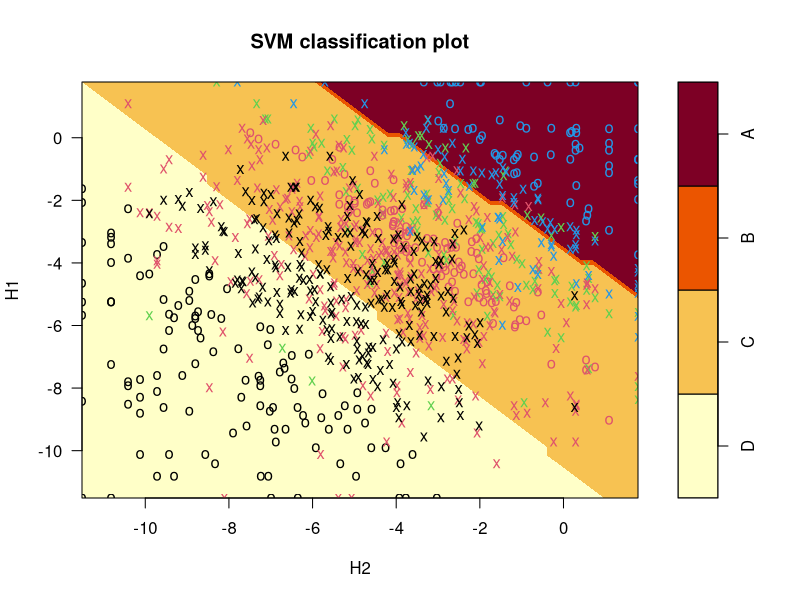
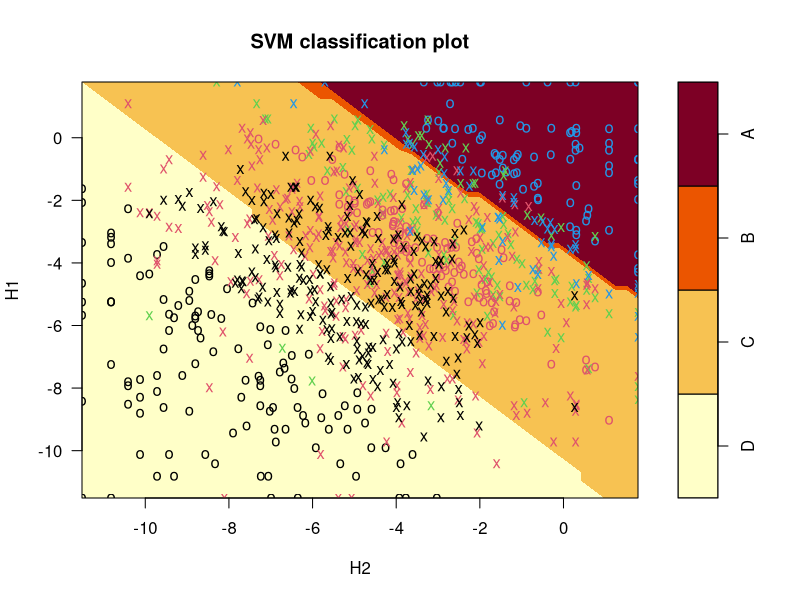
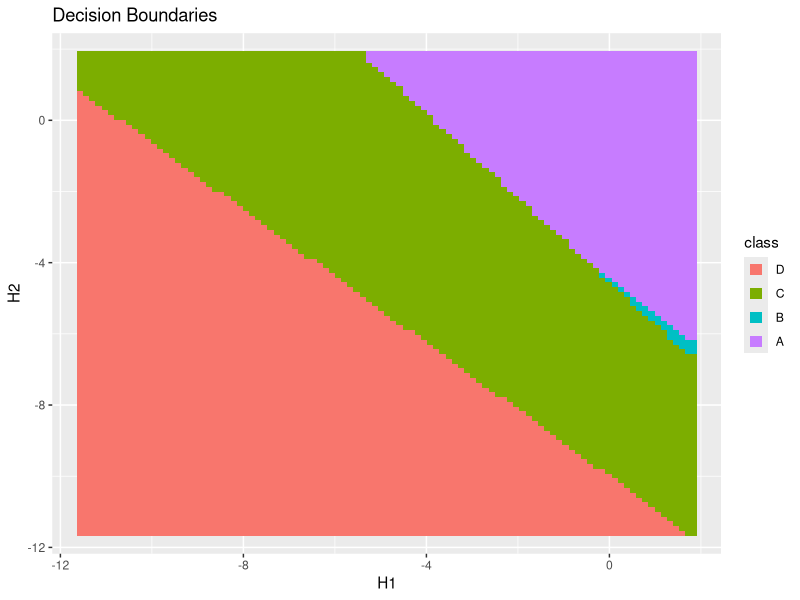
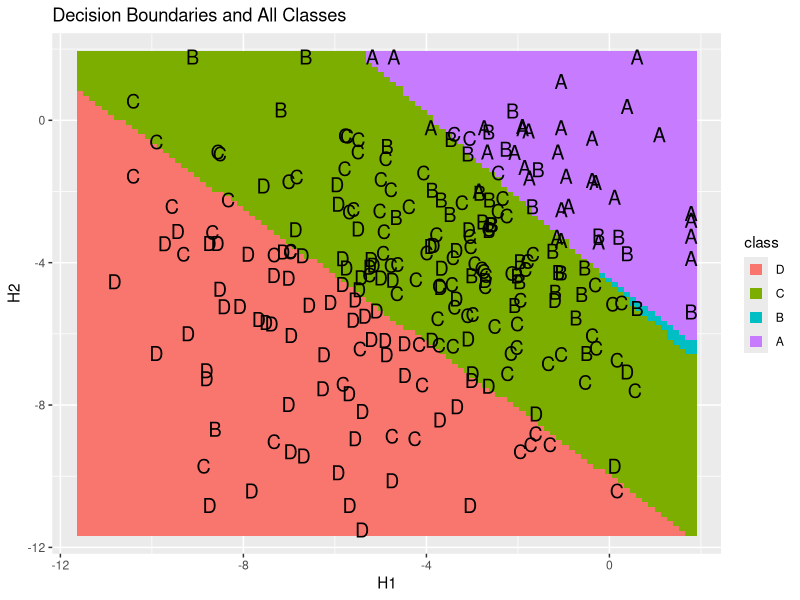
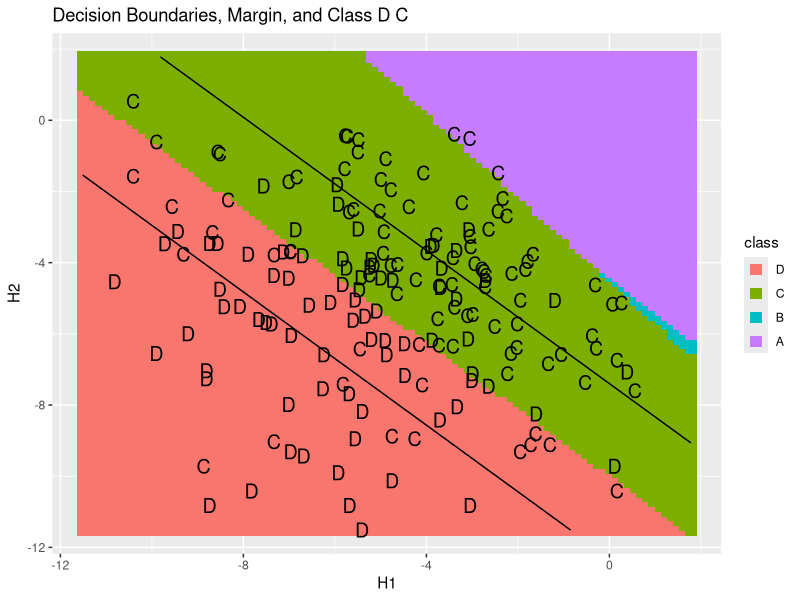
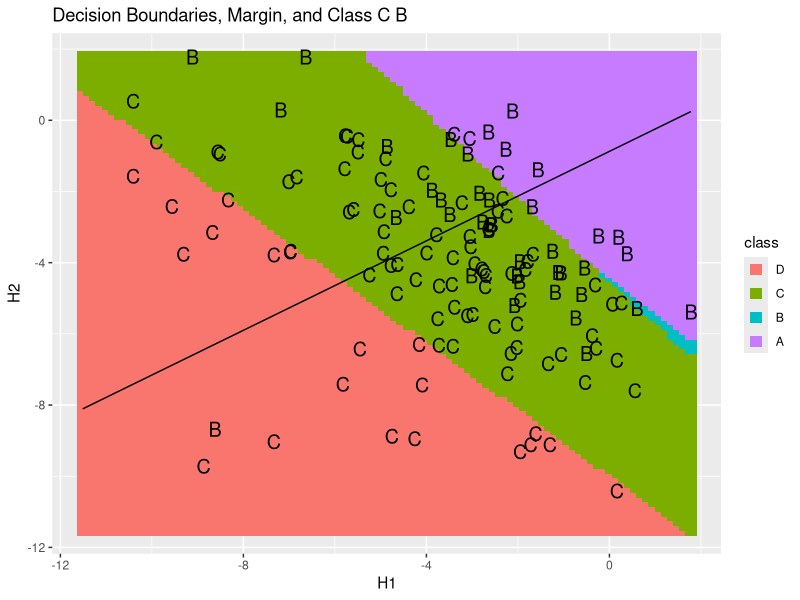
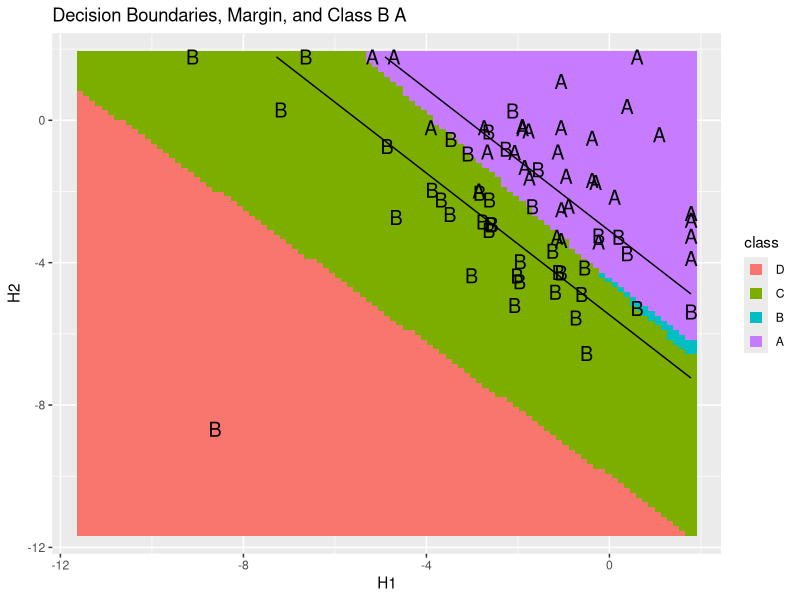
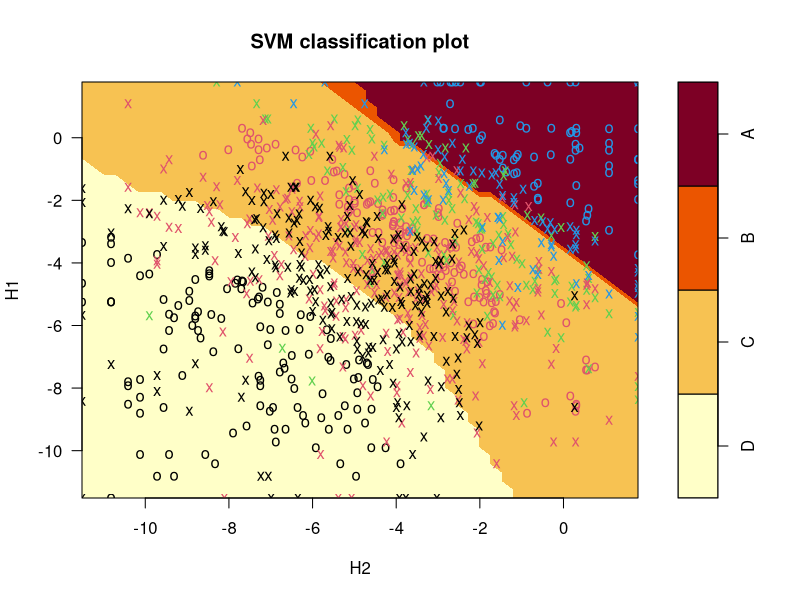

Generate these figures, in order, with R:
####################################################
####SVM and Kernel Method Approaches
####################################################
rm(list=ls())
gc()
graphics.off()
if(!require("MASS"))
  (install.packages("MASS"))
if(!require("ggplot2"))
  (install.packages("ggplot2"))
if(!require("kernlab"))
  (install.packages("kernlab"))
if(!require("e1071"))
  (install.packages("e1071"))


###Import Data
RAW_DATA<-read.csv("Raw_Data.csv")
RAW_DATA$Frequency.1*RAW_DATA$Frequency.2
permute<-rbinom(nrow(RAW_DATA),1,prob=0.5)==1
RAW_DATA[permute,]<-RAW_DATA[permute,c(1:6,8,7,10,9,11:13)]
DATA<-RAW_DATA[c("RID","Race","Frequency.1",
                 "Frequency.2","Rank.1","Rank.2",
                 "Total.Genotype.Frequency","Productivity.Group")]

DATA$Productivity.Group<-ordered(DATA$Productivity.Group,levels=c("D","C","B","A"))
colnames(DATA)<-c("RID","Race","H1","H2","Rank_H1","Rank_H2","GF","Productivity")
DATA<-DATA[complete.cases(DATA),]###remove NA's
DATA<-DATA[DATA$GF!=0 & DATA$H1!=0 & DATA$H2!=0,]
rm(RAW_DATA)

###Format Predictors to be ln-scale
DATA$GF<-log(DATA$GF)
DATA$H1<-log(DATA$H1)
DATA$H2<-log(DATA$H2)


####Split Train and Test
train_idx<-sample(1:nrow(DATA),floor(nrow(DATA)*0.8))
logical<-rep(FALSE,nrow(DATA))
logical[train_idx]<-TRUE
train_idx<-logical
test_idx<-!logical
rm(logical)
TRAIN<-DATA[train_idx,]
TEST<-DATA[test_idx,]


######Fit a simple SVM using the e1071 package
weights<-table(TRAIN$Productivity)/nrow(TRAIN)
# ###this shows the effect of loss function
# weights["A"]=0.97
# weights["B"]=0.01
# weights["C"]=0.01
# weights["D"]=0.01

####Do A linear Fit
svmfit=svm(Productivity~H1+H2,data=TRAIN,kernel="polynomial",
           cost=3,class.weights=weights,degree=1,scale=T)
plot(svmfit,TRAIN,H1~H2)

tune.out<-tune(svm,Productivity~H1+H2,data=TRAIN,kernel="polynomial",
         class.weights=weights,degree=1,scale=T,
     ranges=list(cost=c(0.001,0.01,1,5,10,100)))
summary(tune.out)

bestmod=tune.out$best.model
summary(bestmod)

plot(bestmod,TRAIN,H1~H2)



#####Get test error
class<-predict(bestmod,newdata=TEST)
concordance<-numeric(length(class))
for (i in 1:nrow(TEST)){
  concordance[i]=as.numeric(TEST$Productivity[i] %in% class[i])                                   
}
print(round(mean(concordance),3))

correct<-round(mean(concordance),3)*100


###Plot the linear fit
######Plot 2-D grid of Classification Rule
create_grid<-function(x1,x2,n=1000){
  min_x1<-min(x1)
  max_x1<-max(x1)
  x1_seq<-seq(min_x1,max_x1,length.out=floor(sqrt(n)))
  min_x2<-min(x2)
  max_x2<-max(x2)
  x2_seq<-seq(min_x2,max_x2,length.out=floor(sqrt(n)))
  grid<-expand.grid(H1=x1_seq,H2=x2_seq)
  return(grid)
}


grid<-create_grid(DATA$H1,DATA$H2,n=10000)
grid$class<-predict(bestmod,newdata = grid)



###Get Actual Latent Projections
###Geom Contour doesn't plot this well
func=predict(bestmod,newdata = grid,decision.values = T)
func=attributes(func)$decision
func<-data.frame(grid,func)


base_layer<-ggplot(data=grid,aes(x=H1,y=H2,colour=class))+
  ggtitle("Decision Boundaries")+
  geom_point(size=3.5,alpha=1,shape=15)
print(base_layer)

train_plot<-base_layer+geom_text(data=TEST,aes(x=H1,y=H2,label=Productivity),size=5,colour="black")+
  ggtitle("Decision Boundaries and All Classes")
print(train_plot)


###look at each independently
type=c("D","C")
train_plot<-base_layer+geom_text(data=TEST[TEST$Productivity %in% type,],aes(x=H1,y=H2,label=Productivity),size=5,colour="black")+
  ggtitle(paste("Decision Boundaries, Margin, and Class",paste(type,collapse = " ")))+stat_contour(data=func,aes(x=H1,y=H2,z=C.D),breaks=c(-1,1),colour="black")
print(train_plot)
type=c("C","B")
train_plot<-base_layer+geom_text(data=TEST[TEST$Productivity %in% type,],aes(x=H1,y=H2,label=Productivity),size=5,colour="black")+
  ggtitle(paste("Decision Boundaries, Margin, and Class",paste(type,collapse = " ")))+stat_contour(data=func,aes(x=H1,y=H2,z=B.C),breaks=c(-1,1),colour="black")
print(train_plot)
type=c("B","A")
train_plot<-base_layer+geom_text(data=TEST[TEST$Productivity %in% type,],aes(x=H1,y=H2,label=Productivity),size=5,colour="black")+
  ggtitle(paste("Decision Boundaries, Margin, and Class",paste(type,collapse = " ")))+stat_contour(data=func,aes(x=H1,y=H2,z=B.A),breaks=c(-1,1),colour="black")
print(train_plot)




###Do a radial fit
tune.out<-tune(svm,Productivity~H1+H2,data=TRAIN,kernel="radial",
               class.weights=weights,scale=T,
               ranges=list(cost=c(0.001,0.01,1,5,10,100)))
summary(tune.out)

bestmod=tune.out$best.model
summary(bestmod)

plot(bestmod,TRAIN,H1~H2)



#####Get test error
class<-predict(bestmod,newdata=TEST)
concordance<-numeric(length(class))
for (i in 1:nrow(TEST)){
  concordance[i]=as.numeric(TEST$Productivity[i] %in% class[i])                                   
}
print(round(mean(concordance),3))

correct<-round(mean(concordance),3)*100


######Plot 2-D grid of Classification Rule
create_grid<-function(x1,x2,n=1000){
  min_x1<-min(x1)
  max_x1<-max(x1)
  x1_seq<-seq(min_x1,max_x1,length.out=floor(sqrt(n)))
  min_x2<-min(x2)
  max_x2<-max(x2)
  x2_seq<-seq(min_x2,max_x2,length.out=floor(sqrt(n)))
  grid<-expand.grid(H1=x1_seq,H2=x2_seq)
  return(grid)
}


grid<-create_grid(DATA$H1,DATA$H2,n=10000)
grid$class<-predict(bestmod,newdata = grid)



###Get Actual Latent Projections
###Geom Contour doesn't plot this well
func=predict(bestmod,newdata = grid,decision.values = T)
func=attributes(func)$decision
func<-data.frame(grid,func)


base_layer<-ggplot(data=grid,aes(x=H1,y=H2,colour=class))+
  ggtitle("Decision Boundaries")+
  geom_point(size=3.5,alpha=1,shape=15)
print(base_layer)

train_plot<-base_layer+geom_text(data=TEST,aes(x=H1,y=H2,label=Productivity),size=5,colour="black")+
  ggtitle("Decision Boundaries and All Classes")
print(train_plot)


###look at each independently
type=c("D","C")
train_plot<-base_layer+geom_text(data=TEST[TEST$Productivity %in% type,],aes(x=H1,y=H2,label=Productivity),size=5,colour="black")+
  ggtitle(paste("Decision Boundaries, Margin, and Class",paste(type,collapse = " ")))+stat_contour(data=func,aes(x=H1,y=H2,z=C.D),breaks=c(-1,1),colour="black")
print(train_plot)
type=c("C","B")
train_plot<-base_layer+geom_text(data=TEST[TEST$Productivity %in% type,],aes(x=H1,y=H2,label=Productivity),size=5,colour="black")+
  ggtitle(paste("Decision Boundaries, Margin, and Class",paste(type,collapse = " ")))+stat_contour(data=func,aes(x=H1,y=H2,z=B.C),breaks=c(-1,1),colour="black")
print(train_plot)
type=c("B","A")
train_plot<-base_layer+geom_text(data=TEST[TEST$Productivity %in% type,],aes(x=H1,y=H2,label=Productivity),size=5,colour="black")+
  ggtitle(paste("Decision Boundaries, Margin, and Class",paste(type,collapse = " ")))+stat_contour(data=func,aes(x=H1,y=H2,z=B.A),breaks=c(-1,1),colour="black")
print(train_plot)
